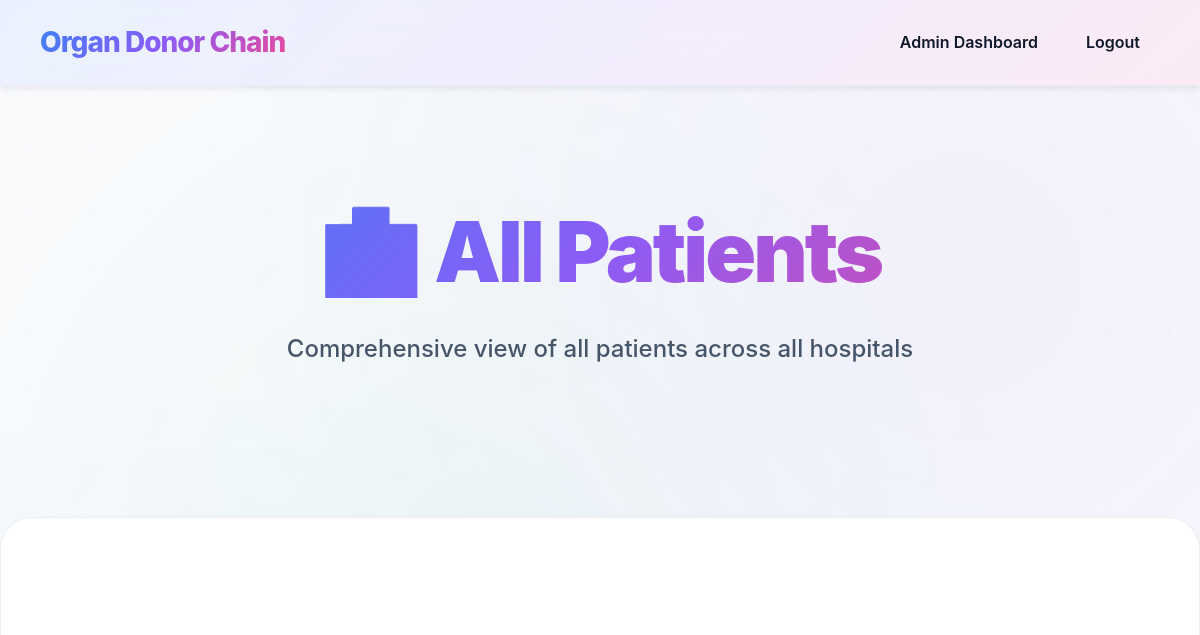
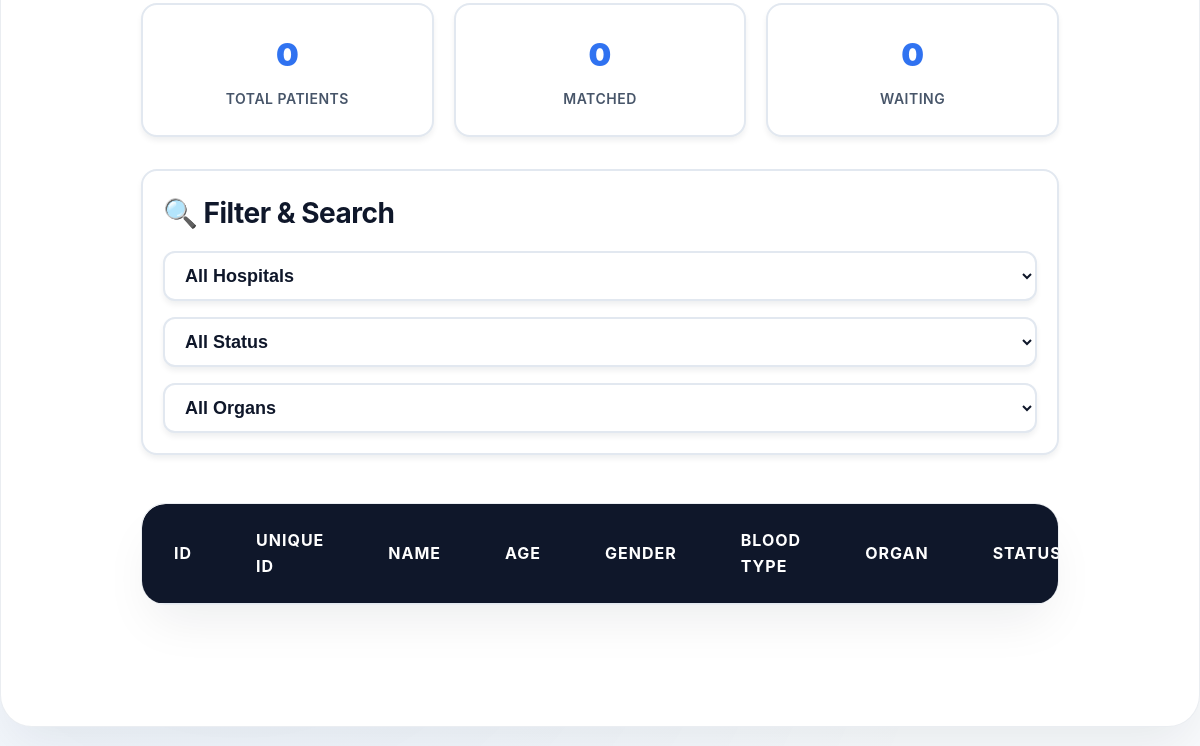
Page /admin_patients (signed in) on the earlier database version (2 pictures, top to bottom).
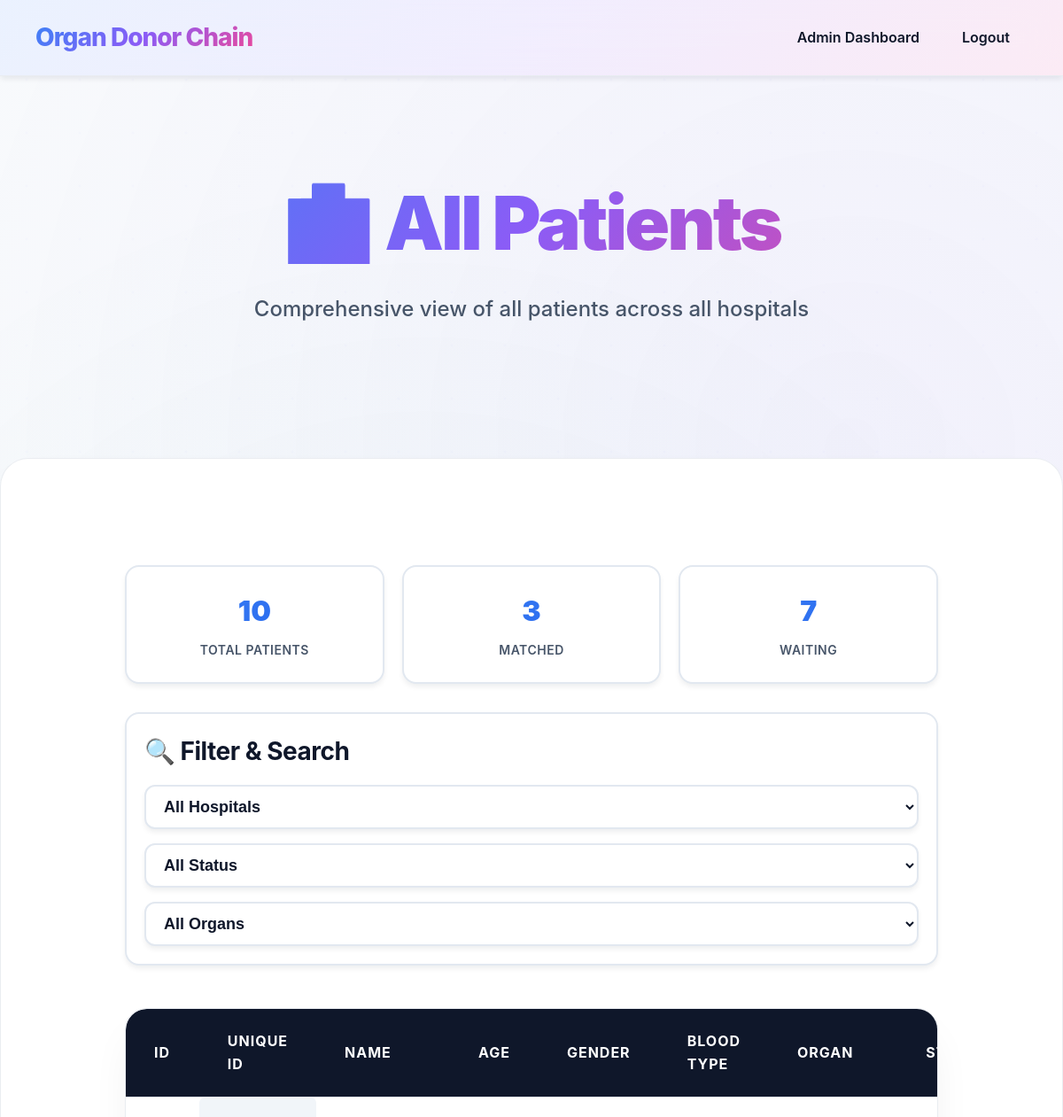
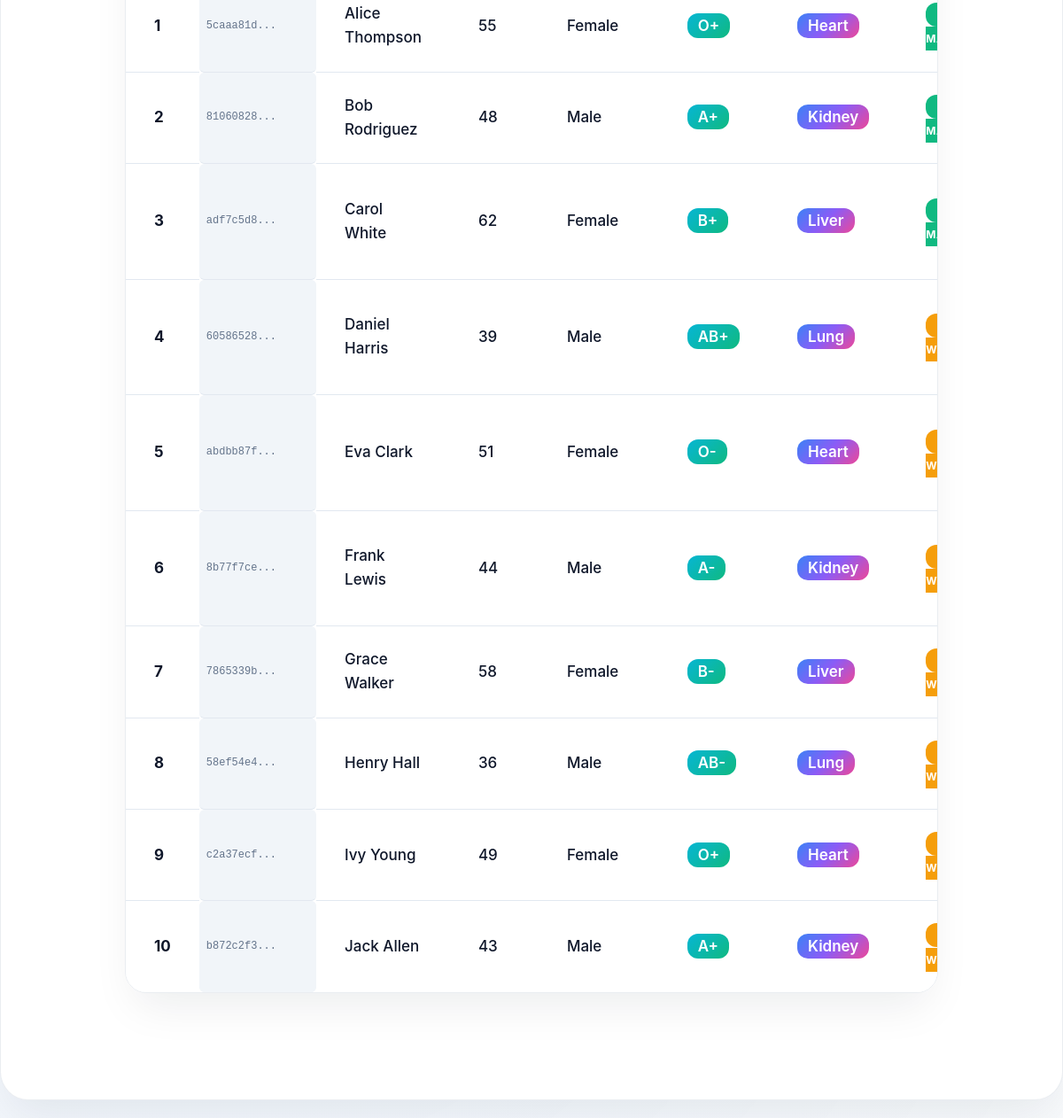
Same page on the later database version (2 pictures, top to bottom).
### tables this page shows
CREATE TABLE patient (
        id INTEGER PRIMARY KEY AUTOINCREMENT,
        unique_id TEXT UNIQUE,
        hospital_id INTEGER,
        name TEXT,
        age INTEGER,
        gender TEXT,
        blood_type TEXT,
        organ TEXT,
        status TEXT DEFAULT 'Not Matched',
        registration_date TEXT DEFAULT CURRENT_TIMESTAMP,
        FOREIGN KEY (hospital_id) REFERENCES hospital(id)
    );

### server/app.py (the view)
@app.route('/admin_patients')
def admin_patients():
    if 'admin' not in session:
        return redirect('/login')
    conn = sqlite3.connect(DB)
    c = conn.cursor()
    try:
        c.execute('''
            SELECT p.id, p.unique_id, p.name, p.age, p.gender, p.blood_type, p.organ, p.status, p.registration_date, h.name as hospital_name
            FROM patient p
            JOIN hospital h ON p.hospital_id = h.id
            ORDER BY p.registration_date ASC
        ''')
        patients = c.fetchall()
    except sqlite3.OperationalError:
        c.execute('''
            SELECT p.id, p.name, p.age, p.gender, p.blood_type, p.organ, p.status, h.name as hospital_name
            FROM patient p
            JOIN hospital h ON p.hospital_id = h.id
            ORDER BY p.id ASC
        ''')
        old_patients = c.fetchall()
        patients = [(p[0], 'N/A', p[1], p[2], p[3], p[4], p[5], p[6], 'N/A', p[7]) for p in old_patients]
    conn.close()
    return render_template('admin_patients.html', patients=patients)

### client/templates/admin_patients.html (shortened to what this page needs)
<!DOCTYPE html>
<html>
<head>
    <link rel="stylesheet" href="../static/style.css">
</head>
<body>
<nav class="navbar">
    <div class="nav-container">
        <a class="brand" href="/login">Organ Donor Chain</a>
        <ul class="nav-links">
            <li><a href="/manage_hospitals">Admin Dashboard</a></li>
            <li><a href="/logout">Logout</a></li>
        </ul>
    </div>
</nav>
<section class="hero">
    <div class="hero-inner">
        <h1>🏥 All Patients</h1>
        <p>Comprehensive view of all patients across all hospitals</p>
    </div>
</section>
<div class="container container-wide">
    <div class="stats-header">
        <div class="stat-card">
            <div class="stat-number">{{ patients|length }}</div>
            <div class="stat-label">Total Patients</div>
        </div>
        <div class="stat-card">
            <div class="stat-number">{{ patients|selectattr('7', 'equalto', 'Matched')|list|length }}</div>
            <div class="stat-label">Matched</div>
        </div>
        <div class="stat-card">
            <div class="stat-number">{{ patients|selectattr('7', 'equalto', 'Not Matched')|list|length }}</div>
            <div class="stat-label">Waiting</div>
        </div>
    </div>
    <div class="hospital-filter">
        <h3 style="margin: 0 0 16px 0; color: var(--text-primary);">🔍 Filter & Search</h3>
        <div class="filter-controls">
            <select class="filter-select" id="hospitalFilter" onchange="filterByHospital()">
                <option value="">All Hospitals</option>
            </select>
            <select class="filter-select" id="statusFilter" onchange="filterByStatus()">
                <option value="">All Status</option>
            </select>
            <select class="filter-select" id="organFilter" onchange="filterByOrgan()">
                <option value="">All Organs</option>
            </select>
        </div>
    </div>
    <div class="table-container">
        <table id="patientsTable">
            <thead>
                <tr>
                    <th>ID</th>
                    <th>Unique ID</th>
                    <th>Name</th>
                    <th>Age</th>
                    <th>Gender</th>
                    <th>Blood Type</th>
                    <th>Organ</th>
                    <th>Status</th>
                </tr>
            </thead>
            <tbody>
                {% for patient in patients %}
                <tr data-hospital="{{ patient[9] }}" data-status="{{ patient[7] }}" data-organ="{{ patient[6] }}">
                    <td><strong>{{ patient[0] }}</strong></td>
                    <td class="unique-id-cell">{{ patient[1][:8] }}...</td>
                    <td>{{ patient[2] }}</td>
                    <td>{{ patient[3] }}</td>
                    <td>{{ patient[4] }}</td>
                    <td><span style="background: var(--secondary-gradient); color: white; padding: 4px 12px; border-radius: 12px; font-weight: 600;">{{ patient[5] }}</span></td>
                    <td><span style="background: var(--primary-gradient); color: white; padding: 4px 12px; border-radius: 12px; font-weight: 600;">{{ patient[6] }}</span></td>
                    <td>
                        {% if patient[7] == 'Matched' %}
                        <span class="status-badge status-matched">✅ Matched</span>
                        {% else %}
                        <span class="status-badge status-not-matched">⏳ Waiting</span>
                        {% endif %}
                    </td>
                </tr>
                {% endfor %}
            </tbody>
        </table>
    </div>
</div>
</body>
</html>

### client/templates/admin_patients.html (style rules this page uses)
.stats-header { display: grid; grid-template-columns: repeat(auto-fit, minmax(200px, 1fr)); gap: 20px; margin-bottom: 32px; }
.stat-card { background: var(--bg-primary); border: 2px solid var(--border-color); border-radius: 16px; padding: 24px; text-align: center; box-shadow: var(--shadow-soft); }
.stat-number { font-size: 32px; font-weight: 900; background: linear-gradient(135deg, #3b82f6 0%, #2563eb 100%); -webkit-background-clip: text; -webkit-text-fill-color: transparent; background-clip: text; margin-bottom: 8px; }
.stat-label { font-size: 14px; font-weight: 600; color: var(--text-secondary); text-transform: uppercase; letter-spacing: 0.5px; }
.hospital-filter { background: var(--bg-primary); border: 2px solid var(--border-color); border-radius: 16px; padding: 20px; margin-bottom: 24px; box-shadow: var(--shadow-soft); }
.filter-controls { display: flex; gap: 16px; align-items: center; flex-wrap: wrap; }
.filter-select { padding: 12px 16px; border: 2px solid var(--border-color); border-radius: 12px; background: var(--bg-primary); color: var(--text-primary); font-weight: 600; min-width: 200px; }
.status-badge { padding: 6px 12px; border-radius: 12px; font-size: 12px; font-weight: 700; text-transform: uppercase; letter-spacing: 0.5px; }
.status-matched { background: #10b981; color: white; }
.status-not-matched { background: #f59e0b; color: white; }
.unique-id-cell { font-family: 'Courier New', monospace; font-size: 12px; background: var(--bg-tertiary); padding: 4px 8px; border-radius: 6px; color: var(--text-muted); }

Differences in the rows shown:
added patient: id "1", patient "5caaa81d", name "Alice Thompson", age "55", gender "Female", blood_type "O+", organ "Heart", status "✅ MATCHED"
added patient: id "2", patient "81060828", name "Bob Rodriguez", age "48", gender "Male", blood_type "A+", organ "Kidney", status "✅ MATCHED"
added patient: id "3", patient "adf7c5d8", name "Carol White", age "62", gender "Female", blood_type "B+", organ "Liver", status "✅ MATCHED"
added patient: id "4", patient "60586528", name "Daniel Harris", age "39", gender "Male", blood_type "AB+", organ "Lung", status "⏳ WAITING"
added patient: id "5", patient "abdbb87f", name "Eva Clark", age "51", gender "Female", blood_type "O-", organ "Heart", status "⏳ WAITING"
added patient: id "6", patient "8b77f7ce", name "Frank Lewis", age "44", gender "Male", blood_type "A-", organ "Kidney", status "⏳ WAITING"
added patient: id "7", patient "7865339b", name "Grace Walker", age "58", gender "Female", blood_type "B-", organ "Liver", status "⏳ WAITING"
added patient: id "8", patient "58ef54e4", name "Henry Hall", age "36", gender "Male", blood_type "AB-", organ "Lung", status "⏳ WAITING"
added patient: id "9", patient "c2a37ecf", name "Ivy Young", age "49", gender "Female", blood_type "O+", organ "Heart", status "⏳ WAITING"
added patient: id "10", patient "b872c2f3", name "Jack Allen", age "43", gender "Male", blood_type "A+", organ "Kidney", status "⏳ WAITING"
Other differences:
{{ patients|length }}: "0" → "10"
{{ patients|selectattr('7', 'equalto', 'Matched')|list|length }}: "0" → "3"
{{ patients|selectattr('7', 'equalto', 'Not Matched')|list|length }}: "0" → "7"
